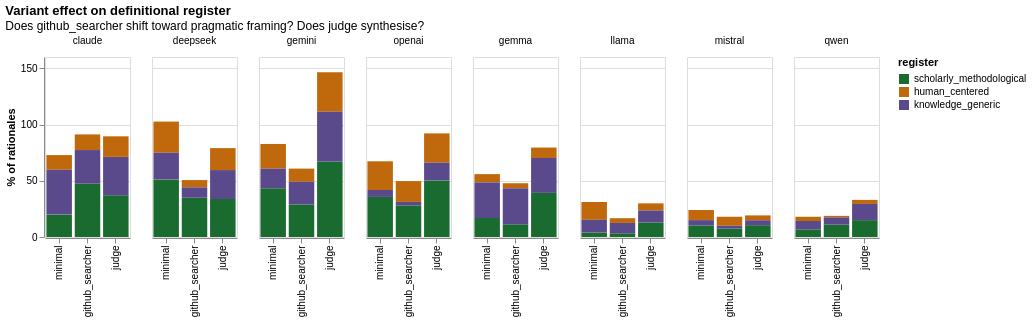

Notebook cell for this chart:
### Markdown cell above
## 9.4 — Variant effects on the definitional register

Does the `github_searcher` framing ("you are building a multilingual search corpus") shift the model's definitional register away from scholarly framing and toward something more pragmatic — corpus-building, search queries, topic tags? Does the `judge` variant aggregate scholarly framing from prior variants? This section cross-tabs register × variant within each service.

### Code cell
# Within-service variant effect on scholarly register
variant_register = (
    rationale_df.groupby(['service', 'variant'])[[f'reg_{r}' for r in REGISTER_PATTERNS]]
    .mean().mul(100).round(1)
    .rename(columns={f'reg_{r}': r for r in REGISTER_PATTERNS})
    .reset_index()
)

# Long format for plot
var_long = variant_register.melt(
    id_vars=['service','variant'],
    value_vars=['scholarly_methodological','human_centered','knowledge_generic'],
    var_name='register', value_name='pct',
)

alt.Chart(var_long).mark_bar().encode(
    x=alt.X('variant:N', sort=ENGLISH_VARIANTS, title=None),
    y=alt.Y('pct:Q', title='% of rationales'),
    color=alt.Color('register:N',
                    scale=alt.Scale(domain=['scholarly_methodological','human_centered','knowledge_generic'],
                                    range=['#1a6b30','#c0680c','#5a4a8c'])),
    column=alt.Column('service:N', sort=svc_order, title=None,
                       header=alt.Header(labelOrient='top', titleOrient='top')),
).properties(width=85, height=180,
             title=alt.Title('Variant effect on definitional register',
                             subtitle='Does github_searcher shift toward pragmatic framing? Does judge synthesise?'))

### Figure 1 — Vega specification as saved in the notebook (floating-point values rounded to 4 significant figures)
{"$schema": "https://vega.github.io/schema/vega/v6.json", "data": [{"name": "source_0", "values": [{"service": "claude", "variant": "github_searcher", "register": "scholarly_methodological", "pct": 47.5, "column_service_sort_index": 0.0, "x_variant_sort_index": 1.0}, {"service": "claude", "variant": "judge", "register": "scholarly_methodological", "pct": 37.2, "column_service_sort_index": 0.0, "x_variant_sort_index": 2.0}, {"service": "claude", "variant": "minimal", "register": "scholarly_methodological", "pct": 19.9, "column_service_sort_index": 0.0, "x_variant_sort_index": 0.0}, {"service": "deepseek", "variant": "github_searcher", "register": "scholarly_methodological", "pct": 34.9, "column_service_sort_index": 1.0, "x_variant_sort_index": 1.0}, {"service": "deepseek", "variant": "judge", "register": "scholarly_methodological", "pct": 33.8, "column_service_sort_index": 1.0, "x_variant_sort_index": 2.0}, {"service": "deepseek", "variant": "minimal", "register": "scholarly_methodological", "pct": 51.2, "column_service_sort_index": 1.0, "x_variant_sort_index": 0.0}, {"service": "gemini", "variant": "github_searcher", "register": "scholarly_methodological", "pct": 28.9, "column_service_sort_index": 2.0, "x_variant_sort_index": 1.0}, {"service": "gemini", "variant": "judge", "register": "scholarly_methodological", "pct": 67.2, "column_service_sort_index": 2.0, "x_variant_sort_index": 2.0}, {"service": "gemini", "variant": "minimal", "register": "scholarly_methodological", "pct": 43.4, "column_service_sort_index": 2.0, "x_variant_sort_index": 0.0}, {"service": "gemma", "variant": "github_searcher", "register": "scholarly_methodological", "pct": 11.3, "column_service_sort_index": 4.0, "x_variant_sort_index": 1.0}, {"service": "gemma", "variant": "judge", "register": "scholarly_methodological", "pct": 39.2, "column_service_sort_index": 4.0, "x_variant_sort_index": 2.0}, {"service": "gemma", "variant": "minimal", "register": "scholarly_methodological", "pct": 16.9, "column_service_sort_index": 4.0, "x_variant_sort_index": 0.0}, {"service": "llama", "variant": "github_searcher", "register": "scholarly_methodological", "pct": 3.3, "column_service_sort_index": 5.0, "x_variant_sort_index": 1.0}, {"service": "llama", "variant": "judge", "register": "scholarly_methodological", "pct": 12.9, "column_service_sort_index": 5.0, "x_variant_sort_index": 2.0}, {"service": "llama", "variant": "minimal", "register": "scholarly_methodological", "pct": 4.0, "column_service_sort_index": 5.0, "x_variant_sort_index": 0.0}, {"service": "mistral", "variant": "github_searcher", "register": "scholarly_methodological", "pct": 7.4, "column_service_sort_index": 6.0, "x_variant_sort_index": 1.0}, {"service": "mistral", "variant": "judge", "register": "scholarly_methodological", "pct": 10.5, "column_service_sort_index": 6.0, "x_variant_sort_index": 2.0}, {"service": "mistral", "variant": "minimal", "register": "scholarly_methodological", "pct": 10.3, "column_service_sort_index": 6.0, "x_variant_sort_index": 0.0}, {"service": "openai", "variant": "github_searcher", "register": "scholarly_methodological", "pct": 28.1, "column_service_sort_index": 3.0, "x_variant_sort_index": 1.0}, {"service": "openai", "variant": "judge", "register": "scholarly_methodological", "pct": 50.3, "column_service_sort_index": 3.0, "x_variant_sort_index": 2.0}, {"service": "openai", "variant": "minimal", "register": "scholarly_methodological", "pct": 35.6, "column_service_sort_index": 3.0, "x_variant_sort_index": 0.0}, {"service": "qwen", "variant": "github_searcher", "register": "scholarly_methodological", "pct": 11.0, "column_service_sort_index": 7.0, "x_variant_sort_index": 1.0}, {"service": "qwen", "variant": "judge", "register": "scholarly_methodological", "pct": 15.0, "column_service_sort_index": 7.0, "x_variant_sort_index": 2.0}, {"service": "qwen", "variant": "minimal", "register": "scholarly_methodological", "pct": 6.8, "column_service_sort_index": 7.0, "x_variant_sort_index": 0.0}, {"service": "claude", "variant": "github_searcher", "register": "human_centered", "pct": 13.9, "column_service_sort_index": 0.0, "x_variant_sort_index": 1.0}, {"service": "claude", "variant": "judge", "register": "human_centered", "pct": 18.3, "column_service_sort_index": 0.0, "x_variant_sort_index": 2.0}, {"service": "claude", "variant": "minimal", "register": "human_centered", "pct": 13.0, "column_service_sort_index": 0.0, "x_variant_sort_index": 0.0}, {"service": "deepseek", "variant": "github_searcher", "register": "human_centered", "pct": 6.5, "column_service_sort_index": 1.0, "x_variant_sort_index": 1.0}, {"service": "deepseek", "variant": "judge", "register": "human_centered", "pct": 19.5, "column_service_sort_index": 1.0, "x_variant_sort_index": 2.0}, {"service": "deepseek", "variant": "minimal", "register": "human_centered", "pct": 27.7, "column_service_sort_index": 1.0, "x_variant_sort_index": 0.0}, {"service": "gemini", "variant": "github_searcher", "register": "human_centered", "pct": 11.7, "column_service_sort_index": 2.0, "x_variant_sort_index": 1.0}, {"service": "gemini", "variant": "judge", "register": "human_centered", "pct": 35.2, "column_service_sort_index": 2.0, "x_variant_sort_index": 2.0}, {"service": "gemini", "variant": "minimal", "register": "human_centered", "pct": 22.0, "column_service_sort_index": 2.0, "x_variant_sort_index": 0.0}, {"service": "gemma", "variant": "github_searcher", "register": "human_centered", "pct": 4.4, "column_service_sort_index": 4.0, "x_variant_sort_index": 1.0}, {"service": "gemma", "variant": "judge", "register": "human_centered", "pct": 9.3, "column_service_sort_index": 4.0, "x_variant_sort_index": 2.0}, {"service": "gemma", "variant": "minimal", "register": "human_centered", "pct": 7.4, "column_service_sort_index": 4.0, "x_variant_sort_index": 0.0}, {"service": "llama", "variant": "github_searcher", "register": "human_centered", "pct": 4.2, "column_service_sort_index": 5.0, "x_variant_sort_index": 1.0}, {"service": "llama", "variant": "judge", "register": "human_centered", "pct": 6.3, "column_service_sort_index": 5.0, "x_variant_sort_index": 2.0}, {"service": "llama", "variant": "minimal", "register": "human_centered", "pct": 15.8, "column_service_sort_index": 5.0, "x_variant_sort_index": 0.0}, {"service": "mistral", "variant": "github_searcher", "register": "human_centered", "pct": 8.0, "column_service_sort_index": 6.0, "x_variant_sort_index": 1.0}, {"service": "mistral", "variant": "judge", "register": "human_centered", "pct": 4.3, "column_service_sort_index": 6.0, "x_variant_sort_index": 2.0}, {"service": "mistral", "variant": "minimal", "register": "human_centered", "pct": 9.0, "column_service_sort_index": 6.0, "x_variant_sort_index": 0.0}, {"service": "openai", "variant": "github_searcher", "register": "human_centered", "pct": 18.5, "column_service_sort_index": 3.0, "x_variant_sort_index": 1.0}, {"service": "openai", "variant": "judge", "register": "human_centered", "pct": 26.0, "column_service_sort_index": 3.0, "x_variant_sort_index": 2.0}, {"service": "openai", "variant": "minimal", "register": "human_centered", "pct": 25.5, "column_service_sort_index": 3.0, "x_variant_sort_index": 0.0}, {"service": "qwen", "variant": "github_searcher", "register": "human_centered", "pct": 1.4, "column_service_sort_index": 7.0, "x_variant_sort_index": 1.0}, {"service": "qwen", "variant": "judge", "register": "human_centered", "pct": 3.6, "column_service_sort_index": 7.0, "x_variant_sort_index": 2.0}, {"service": "qwen", "variant": "minimal", "register": "human_centered", "pct": 3.8, "column_service_sort_index": 7.0, "x_variant_sort_index": 0.0}, {"service": "claude", "variant": "github_searcher", "register": "knowledge_generic", "pct": 29.8, "column_service_sort_index": 0.0, "x_variant_sort_index": 1.0}, {"service": "claude", "variant": "judge", "register": "knowledge_generic", "pct": 34.0, "column_service_sort_index": 0.0, "x_variant_sort_index": 2.0}, {"service": "claude", "variant": "minimal", "register": "knowledge_generic", "pct": 39.9, "column_service_sort_index": 0.0, "x_variant_sort_index": 0.0}, {"service": "deepseek", "variant": "github_searcher", "register": "knowledge_generic", "pct": 9.2, "column_service_sort_index": 1.0, "x_variant_sort_index": 1.0}, {"service": "deepseek", "variant": "judge", "register": "knowledge_generic", "pct": 25.7, "column_service_sort_index": 1.0, "x_variant_sort_index": 2.0}, {"service": "deepseek", "variant": "minimal", "register": "knowledge_generic", "pct": 23.7, "column_service_sort_index": 1.0, "x_variant_sort_index": 0.0}, {"service": "gemini", "variant": "github_searcher", "register": "knowledge_generic", "pct": 20.2, "column_service_sort_index": 2.0, "x_variant_sort_index": 1.0}, {"service": "gemini", "variant": "judge", "register": "knowledge_generic", "pct": 44.1, "column_service_sort_index": 2.0, "x_variant_sort_index": 2.0}, {"service": "gemini", "variant": "minimal", "register": "knowledge_generic", "pct": 17.3, "column_service_sort_index": 2.0, "x_variant_sort_index": 0.0}, {"service": "gemma", "variant": "github_searcher", "register": "knowledge_generic", "pct": 32.1, "column_service_sort_index": 4.0, "x_variant_sort_index": 1.0}, {"service": "gemma", "variant": "judge", "register": "knowledge_generic", "pct": 31.0, "column_service_sort_index": 4.0, "x_variant_sort_index": 2.0}, {"service": "gemma", "variant": "minimal", "register": "knowledge_generic", "pct": 31.6, "column_service_sort_index": 4.0, "x_variant_sort_index": 0.0}, {"service": "llama", "variant": "github_searcher", "register": "knowledge_generic", "pct": 9.2, "column_service_sort_index": 5.0, "x_variant_sort_index": 1.0}, {"service": "llama", "variant": "judge", "register": "knowledge_generic", "pct": 10.7, "column_service_sort_index": 5.0, "x_variant_sort_index": 2.0}, {"service": "llama", "variant": "minimal", "register": "knowledge_generic", "pct": 11.3, "column_service_sort_index": 5.0, "x_variant_sort_index": 0.0}, {"service": "mistral", "variant": "github_searcher", "register": "knowledge_generic", "pct": 2.6, "column_service_sort_index": 6.0, "x_variant_sort_index": 1.0}, {"service": "mistral", "variant": "judge", "register": "knowledge_generic", "pct": 4.4, "column_service_sort_index": 6.0, "x_variant_sort_index": 2.0}, {"service": "mistral", "variant": "minimal", "register": "knowledge_generic", "pct": 4.7, "column_service_sort_index": 6.0, "x_variant_sort_index": 0.0}, {"service": "openai", "variant": "github_searcher", "register": "knowledge_generic", "pct": 3.1, "column_service_sort_index": 3.0, "x_variant_sort_index": 1.0}, {"service": "openai", "variant": "judge", "register": "knowledge_generic", "pct": 15.8, "column_service_sort_index": 3.0, "x_variant_sort_index": 2.0}, {"service": "openai", "variant": "minimal", "register": "knowledge_generic", "pct": 6.2, "column_service_sort_index": 3.0, "x_variant_sort_index": 0.0}, {"service": "qwen", "variant": "github_searcher", "register": "knowledge_generic", "pct": 6.4, "column_service_sort_index": 7.0, "x_variant_sort_index": 1.0}, {"service": "qwen", "variant": "judge", "register": "knowledge_generic", "pct": 14.4, "column_service_sort_index": 7.0, "x_variant_sort_index": 2.0}, {"service": "qwen", "variant": "minimal", "register": "knowledge_generic", "pct": 7.4, "column_service_sort_index": 7.0, "x_variant_sort_index": 0.0}]}, {"name": "column_domain", "values": [{"service": "claude", "column_service_sort_index": 0.0}, {"service": "deepseek", "column_service_sort_index": 1.0}, {"service": "gemini", "column_service_sort_index": 2.0}, {"service": "gemma", "column_service_sort_index": 4.0}, {"service": "llama", "column_service_sort_index": 5.0}, {"service": "mistral", "column_service_sort_index": 6.0}, {"service": "openai", "column_service_sort_index": 3.0}, {"service": "qwen", "column_service_sort_index": 7.0}]}, {"name": "data_2", "values": [{"pct_end": 47.5, "pct_start": 0.0}, {"pct_end": 37.2, "pct_start": 0.0}, {"pct_end": 19.9, "pct_start": 0.0}, {"pct_end": 34.9, "pct_start": 0.0}, {"pct_end": 33.8, "pct_start": 0.0}, {"pct_end": 51.2, "pct_start": 0.0}, {"pct_end": 28.9, "pct_start": 0.0}, {"pct_end": 67.2, "pct_start": 0.0}, {"pct_end": 43.4, "pct_start": 0.0}, {"pct_end": 11.3, "pct_start": 0.0}, {"pct_end": 39.2, "pct_start": 0.0}, {"pct_end": 16.9, "pct_start": 0.0}, {"pct_end": 3.3, "pct_start": 0.0}, {"pct_end": 12.9, "pct_start": 0.0}, {"pct_end": 4.0, "pct_start": 0.0}, {"pct_end": 7.4, "pct_start": 0.0}, {"pct_end": 10.5, "pct_start": 0.0}, {"pct_end": 10.3, "pct_start": 0.0}, {"pct_end": 28.1, "pct_start": 0.0}, {"pct_end": 50.3, "pct_start": 0.0}, {"pct_end": 35.6, "pct_start": 0.0}, {"pct_end": 11.0, "pct_start": 0.0}, {"pct_end": 15.0, "pct_start": 0.0}, {"pct_end": 6.8, "pct_start": 0.0}, {"pct_end": 91.2, "pct_start": 77.3}, {"pct_end": 89.5, "pct_start": 71.2}, {"pct_end": 72.8, "pct_start": 59.8}, {"pct_end": 50.6, "pct_start": 44.1}, {"pct_end": 79.0, "pct_start": 59.5}, {"pct_end": 102.6, "pct_start": 74.9}, {"pct_end": 60.8, "pct_start": 49.1}, {"pct_end": 146.5, "pct_start": 111.3}, {"pct_end": 82.7, "pct_start": 60.7}, {"pct_end": 47.8, "pct_start": 43.4}, {"pct_end": 79.5, "pct_start": 70.2}, {"pct_end": 55.9, "pct_start": 48.5}, {"pct_end": 16.7, "pct_start": 12.5}, {"pct_end": 29.9, "pct_start": 23.6}, {"pct_end": 31.1, "pct_start": 15.3}, {"pct_end": 18.0, "pct_start": 10.0}, {"pct_end": 19.2, "pct_start": 14.9}, {"pct_end": 24.0, "pct_start": 15.0}, {"pct_end": 49.7, "pct_start": 31.2}, {"pct_end": 92.1, "pct_start": 66.1}, {"pct_end": 67.3, "pct_start": 41.8}, {"pct_end": 18.8, "pct_start": 17.4}, {"pct_end": 33.0, "pct_start": 29.4}, {"pct_end": 18.0, "pct_start": 14.2}, {"pct_end": 77.3, "pct_start": 47.5}, {"pct_end": 71.2, "pct_start": 37.2}, {"pct_end": 59.8, "pct_start": 19.9}, {"pct_end": 44.1, "pct_start": 34.9}, {"pct_end": 59.5, "pct_start": 33.8}, {"pct_end": 74.9, "pct_start": 51.2}, {"pct_end": 49.1, "pct_start": 28.9}, {"pct_end": 111.3, "pct_start": 67.2}, {"pct_end": 60.7, "pct_start": 43.4}, {"pct_end": 43.4, "pct_start": 11.3}, {"pct_end": 70.2, "pct_start": 39.2}, {"pct_end": 48.5, "pct_start": 16.9}, {"pct_end": 12.5, "pct_start": 3.3}, {"pct_end": 23.6, "pct_start": 12.9}, {"pct_end": 15.3, "pct_start": 4.0}, {"pct_end": 10.0, "pct_start": 7.4}, {"pct_end": 14.9, "pct_start": 10.5}, {"pct_end": 15.0, "pct_start": 10.3}, {"pct_end": 31.2, "pct_start": 28.1}, {"pct_end": 66.1, "pct_start": 50.3}, {"pct_end": 41.8, "pct_start": 35.6}, {"pct_end": 17.4, "pct_start": 11.0}, {"pct_end": 29.4, "pct_start": 15.0}, {"pct_end": 14.2, "pct_start": 6.8}]}, {"name": "source_0_x_domain_variant", "values": [{"sort_field": 1.0, "variant": "github_searcher"}, {"sort_field": 2.0, "variant": "judge"}, {"sort_field": 0.0, "variant": "minimal"}]}], "signals": [{"name": "child_width", "value": 85}, {"name": "child_height", "value": 180}], "marks": [{"type": "group", "name": "row_header", "encode": {"update": {"height": {"signal": "child_height"}}}, "axes": [{"scale": "y", "grid": false, "title": "% of rationales", "orient": "left", "labelOverlap": true, "tickCount": {"signal": "ceil(child_height/40)"}, "zindex": 0}], "role": "row-header"}, {"type": "group", "name": "column_header", "from": {"data": "column_domain"}, "sort": {"field": "datum[\"column_service_sort_index\"]", "order": "ascending"}, "encode": {"update": {"width": {"signal": "child_width"}}}, "title": {"text": {"signal": "isValid(parent[\"service\"]) ? parent[\"service\"] : \"\"+parent[\"service\"]"}, "offset": 10, "style": "guide-label", "orient": "top", "frame": "group"}, "role": "column-header"}, {"type": "group", "name": "column_footer", "from": {"data": "column_domain"}, "sort": {"field": "datum[\"column_service_sort_index\"]", "order": "ascending"}, "encode": {"update": {"width": {"signal": "child_width"}}}, "axes": [{"scale": "x", "zindex": 0, "labelAngle": 270, "orient": "bottom", "grid": false, "labelAlign": "right", "labelBaseline": "middle"}], "role": "column-footer"}, {"type": "group", "name": "cell", "from": {"facet": {"data": "source_0", "name": "facet", "groupby": ["service"], "aggregate": {"fields": ["column_service_sort_index"], "ops": ["max"], "as": ["column_service_sort_index"]}}}, "sort": {"field": ["datum[\"column_service_sort_index\"]"], "order": ["ascending"]}, "encode": {"update": {"width": {"signal": "child_width"}, "height": {"signal": "child_height"}}}, "data": [{"name": "data_0", "source": "facet", "transform": [{"type": "stack", "field": "pct", "groupby": ["variant"], "sort": {"field": ["register"], "order": ["descending"]}, "as": ["pct_start", "pct_end"], "offset": "zero"}, {"type": "filter", "expr": "isValid(datum[\"pct\"]) && isFinite(+datum[\"pct\"])"}, {"type": "project", "fields": ["pct_end", "pct_start", "register", "variant"]}]}], "marks": [{"type": "rect", "name": "child_marks", "from": {"data": "data_0"}, "encode": {"update": {"x": {"field": "variant", "scale": "x"}, "width": {"signal": "max(0.25, bandwidth('x'))"}, "y": {"field": "pct_end", "scale": "y"}, "y2": {"field": "pct_start", "scale": "y"}, "fill": {"field": "register", "scale": "color"}}}, "style": ["bar"]}], "axes": [{"scale": "y", "ticks": false, "aria": false, "zindex": 0, "labels": false, "tickCount": {"signal": "ceil(child_height/40)"}, "orient": "left", "gridScale": "x", "domain": false, "maxExtent": 0, "minExtent": 0, "grid": true}], "style": "cell"}], "scales": [{"name": "x", "type": "band", "domain": {"data": "source_0_x_domain_variant", "field": "variant", "sort": {"op": "max", "field": "sort_field"}}, "range": [0, {"signal": "child_width"}], "paddingInner": 0.1, "paddingOuter": 0.05}, {"name": "y", "type": "linear", "domain": {"data": "data_2", "fields": ["pct_start", "pct_end"]}, "range": [{"signal": "child_height"}, 0], "nice": true, "zero": true}, {"name": "color", "type": "ordinal", "domain": ["scholarly_methodological", "human_centered", "knowledge_generic"], "range": ["#1a6b30", "#c0680c", "#5a4a8c"]}], "title": {"text": "Variant effect on definitional register", "subtitle": "Does github_searcher shift toward pragmatic framing? Does judge synthesise?", "anchor": "start"}, "legends": [{"fill": "color", "symbolType": "square", "title": "register"}], "background": "white", "layout": {"padding": 20, "columns": {"signal": "length(data('column_domain'))"}, "bounds": "full", "align": "all"}, "padding": 5}
